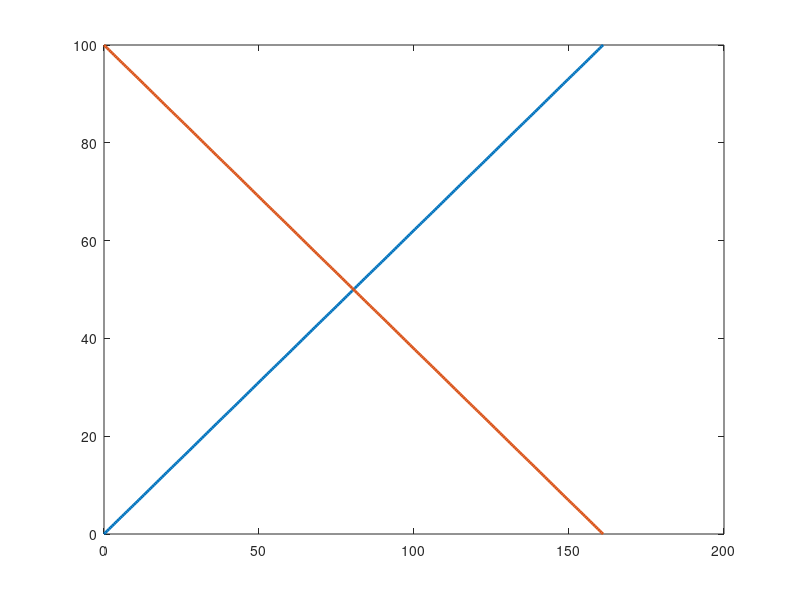

Write the MATLAB code that produced this figure. (Note: this script raises an error after producing the figure.)
% Mechanical loading and quasi-static rollover screening

function cg_stability()

clc; close all;
p = user_inputs();
validate_inputs(p);
outdir=fullfile(fileparts(mfilename('fullpath')),'results');
if ~exist(outdir,'dir'), mkdir(outdir); end

% Rear axle ground-contact midpoint is x=0; front axle at x=L.
% Assumes level ground, static equilibrium and negligible aero forces.
x=linspace(0,p.wheelbase_m,301);
frontFraction=x./p.wheelbase_m;
rearFraction=1-frontFraction;
x0=p.assumedCgFromRear_m;
front0=x0/p.wheelbase_m; rear0=1-front0;

% FIGURE 24: Fraction of gravity load on front and rear axles.
f1=figure('Color','w','Position',[100 80 1000 620],'Visible',p.figureVisible);
plot(1000*x,100*frontFraction,'LineWidth',2); hold on;
plot(1000*x,100*rearFraction,'LineWidth',2);
xline(1000*x0,'k--','Assumed CG location');
plot(1000*x0,100*front0,'ko','MarkerFaceColor','k');
plot(1000*x0,100*rear0,'ks','MarkerFaceColor','k');
axis([0 1000*p.wheelbase_m 0 100]); grid on;
xlabel('CG distance forward from rear axle (mm)');
ylabel('Fraction of vehicle static weight (%)');
title('Longitudinal axle-load distribution');
legend('Front axle','Rear axle','Location','best');
export_png(f1,fullfile(outdir,'24_axle_load_distribution.png'));

% FIGURE 25: idealized lateral tipping acceleration for hypothetical CG height.
% Single-track-width quasi-static rigid-body approximation:
% a_tip/g = T/(2*h). Not a grip, handling or safe driving speed prediction.
h=linspace(p.minCgHeight_m,p.maxCgHeight_m,300);
tip_g=p.track_m./(2*h);
baseTip=p.track_m/(2*p.assumedCgHeight_m);
f2=figure('Color','w','Position',[130 100 1000 620],'Visible',p.figureVisible);
plot(1000*h,tip_g,'LineWidth',2); hold on;
xline(1000*p.assumedCgHeight_m,'k--','Assumed CG height');
yline(baseTip,'--',sprintf('Illustrative %.2f g',baseTip));
plot(1000*p.assumedCgHeight_m,baseTip,'ko','MarkerFaceColor','k');
grid on;
xlabel('Assumed CG height above ground (mm)');
ylabel('Idealized lateral tipping threshold (multiples of g)');
title('Quasi-static tipping sensitivity to CG height');
export_png(f2,fullfile(outdir,'25_cg_height_tipping_sensitivity.png'));

% Archive parameters and calculated relationships; no text/CSV files.
save(fullfile(outdir,'simulation_inputs.mat'),'p','x','frontFraction', ...
    'rearFraction','h','tip_g','front0','rear0','baseTip');
fprintf('STEP 07 | SIMULATION ONLY -- NOT A PHYSICAL MEASUREMENT\n');
fprintf('Wheelbase: %.0f mm; track: %.0f mm (team reported).\n',1000*p.wheelbase_m,1000*p.track_m);
fprintf('Assumed CG X: %.1f mm; front/rear shares: %.1f%%/%.1f%%.\n', ...
  1000*x0,100*front0,100*rear0);
fprintf('Assumed CG height: %.1f mm; theoretical tipping: %.2f g.\n', ...
  1000*p.assumedCgHeight_m,baseTip);
fprintf('Two figures and simulation_inputs.mat saved to: %s\n',outdir);
fprintf('IMPORTANT: lateral grip and dynamic steering may limit motion earlier.\n');
end

function p=user_inputs()
% VERIFIED: team-reported geometry. Review against finished robot.
p.wheelbase_m=0.161;
p.frontTrack_m=0.117;
p.rearTrack_m=0.117;
p.track_m=min(p.frontTrack_m,p.rearTrack_m); % conservative track width
% ASSUMPTIONS -- replace when wheel loads and CG-height measurements exist.
p.assumedCgFromRear_m=0.0805;  % midpoint, NOT measured
p.assumedCgHeight_m=0.045;     % 45 mm, NOT measured
p.minCgHeight_m=0.020;         % hypothetical sensitivity range
p.maxCgHeight_m=0.090;
p.figureVisible='on';          % 'off' on a headless MATLAB session
end

function validate_inputs(p)
assert(isstruct(p) && isfield(p,'wheelbase_m') && isfield(p,'track_m'), ...
  'Run the complete step07_cg_stability file (not a single section).');
assert(p.wheelbase_m>0 && p.track_m>0,'Wheelbase/track must be positive.');
assert(p.assumedCgFromRear_m>=0 && p.assumedCgFromRear_m<=p.wheelbase_m, ...
  'CG position must lie between axle centers for this screening model.');
assert(p.minCgHeight_m>0 && p.maxCgHeight_m>p.minCgHeight_m, ...
  'Invalid hypothetical CG-height range.');
assert(p.assumedCgHeight_m>=p.minCgHeight_m && p.assumedCgHeight_m<=p.maxCgHeight_m, ...
  'Assumed CG height is outside the sensitivity range.');
end

function export_png(fig,path)
if exist('exportgraphics','file')==2
    exportgraphics(fig,path,'Resolution',180);
else
    print(fig,path,'-dpng','-r180');
end
end
